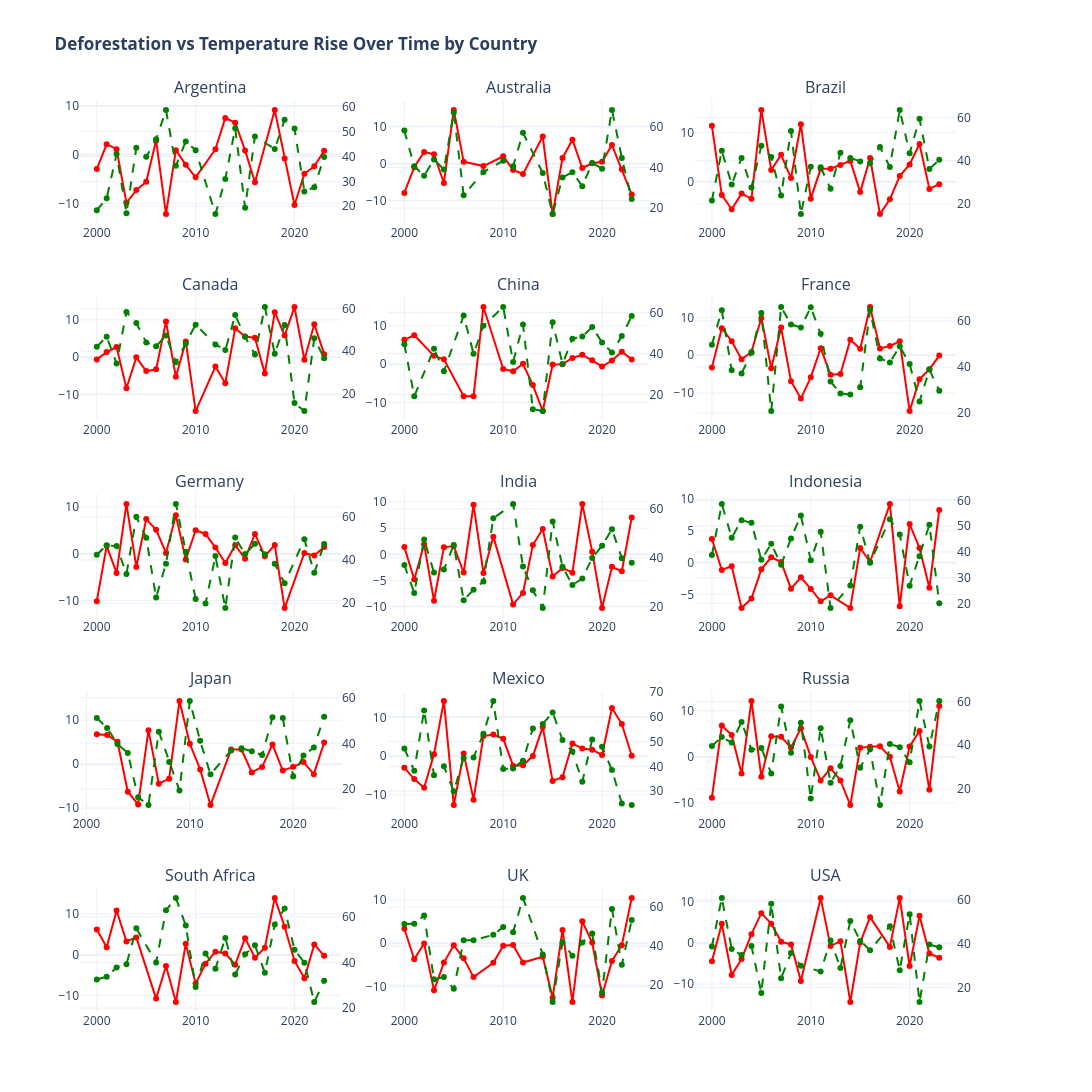

Notebook code for this chart:
### Markdown cell above
### Impact of Deforestation on Temperature Rise Over Time (2000–2024)

### Code cell
import plotly.graph_objects as go
from plotly.subplots import make_subplots

countries = sorted(df["Country"].unique())
num_cols = 3
num_rows = (len(countries) + num_cols - 1) // num_cols

fig = make_subplots(
    rows=num_rows,
    cols=num_cols,
    subplot_titles=countries,
    vertical_spacing=0.08,
    horizontal_spacing=0.05,
    specs=[[{"secondary_y": True} for _ in range(num_cols)] for _ in range(num_rows)]
)

row_idx = 1
col_idx = 1

for country in countries:
    country_df = df[df["Country"] == country].sort_values("Year")
        # Temperature Deviation
    fig.add_trace(
        go.Scatter(
            x=country_df["Year"],
            y=country_df["Temp_Deviation"],
            mode="lines+markers",
            name="Temp Deviation",
            line=dict(color="red", width=2),
            showlegend=False
        ),
        row=row_idx, col=col_idx, secondary_y=False
    )

    # Forest Area
    fig.add_trace(
        go.Scatter(
            x=country_df["Year"],
            y=country_df["Forest Area (%)"],
            mode="lines+markers",
            name="Forest Area",
            line=dict(color="green", width=2, dash="dash"),
            showlegend=False
        ),
        row=row_idx, col=col_idx, secondary_y=True
    )

    col_idx += 1
    if col_idx > num_cols:
        col_idx = 1
        row_idx += 1

fig.update_layout(
    title="<b>Deforestation vs Temperature Rise Over Time by Country</b>",
    height=300*num_rows,
    width=1200,
    template="plotly_white"
)

fig.show()

### Figure 1 — Plotly figure (JSON) as saved in the notebook; plotly's stock layout.template omitted (floating-point values rounded to 4 significant figures)
{"data": [{"line": {"color": "red", "width": 2}, "mode": "lines+markers", "name": "Temp Deviation", "showlegend": false, "type": "scatter", "x": [2000, 2001, 2002, 2003, 2004, 2005, 2006, 2007, 2008, 2009, 2010, 2012, 2013, 2014, 2015, 2016, 2018, 2019, 2020, 2021, 2022, 2023], "xaxis": "x", "y": [-2.962, 2.113, 1.088, -9.862, -7.262, -5.578, 2.888, -12.16, 0.8985, -2.095, -4.662, 1.088, 7.458, 6.505, 0.8385, -5.662, 9.105, -0.8282, -10.29, -3.928, -2.412, 0.7718], "yaxis": "y"}, {"line": {"color": "green", "dash": "dash", "width": 2}, "mode": "lines+markers", "name": "Forest Area", "showlegend": false, "type": "scatter", "x": [2000, 2001, 2002, 2003, 2004, 2005, 2006, 2007, 2008, 2009, 2010, 2012, 2013, 2014, 2015, 2016, 2018, 2019, 2020, 2021, 2022, 2023], "xaxis": "x", "y": [18.4, 23.2, 41.0, 17.2, 43.5, 39.87, 46.88, 58.7, 36.24, 46.07, 42.5, 16.85, 30.9, 51.37, 19.4, 48.05, 43.03, 54.73, 51.2, 25.9, 27.6, 39.8], "yaxis": "y2"}, {"line": {"color": "red", "width": 2}, "mode": "lines+markers", "name": "Temp Deviation", "showlegend": false, "type": "scatter", "x": [2000, 2001, 2002, 2003, 2004, 2005, 2006, 2008, 2010, 2011, 2012, 2014, 2015, 2016, 2017, 2018, 2019, 2020, 2021, 2022, 2023], "xaxis": "x2", "y": [-7.928, -0.9615, 3.163, 2.538, -5.242, 14.54, 0.5385, -0.6615, 1.972, -1.702, -2.812, 7.338, -13.66, 1.538, 6.488, -1.187, 0.09846, 0.4885, 5.038, -1.528, -8.362], "yaxis": "y3"}, {"line": {"color": "green", "dash": "dash", "width": 2}, "mode": "lines+markers", "name": "Forest Area", "showlegend": false, "type": "scatter", "x": [2000, 2001, 2002, 2003, 2004, 2005, 2006, 2008, 2010, 2011, 2012, 2014, 2015, 2016, 2017, 2018, 2019, 2020, 2021, 2022, 2023], "xaxis": "x2", "y": [58.13, 40.55, 35.88, 43.87, 38.96, 67.1, 26.3, 37.7, 43.27, 40.6, 57.05, 37.2, 17.0, 35.0, 37.65, 30.73, 42.18, 39.38, 68.3, 44.67, 24.4], "yaxis": "y4"}, {"line": {"color": "red", "width": 2}, "mode": "lines+markers", "name": "Temp Deviation", "showlegend": false, "type": "scatter", "x": [2000, 2001, 2002, 2003, 2004, 2005, 2006, 2007, 2008, 2009, 2010, 2011, 2012, 2013, 2014, 2015, 2016, 2017, 2018, 2019, 2020, 2021, 2022, 2023], "xaxis": "x3", "y": [11.34, -2.712, -5.595, -2.412, -3.462, 14.54, 2.372, 5.438, 0.7385, 11.64, -3.442, 2.61, 2.638, 3.372, 4.213, -2.112, 4.798, -6.562, -3.562, 1.138, 3.498, 7.638, -1.462, -0.5115], "yaxis": "y5"}, {"line": {"color": "green", "dash": "dash", "width": 2}, "mode": "lines+markers", "name": "Forest Area", "showlegend": false, "type": "scatter", "x": [2000, 2001, 2002, 2003, 2004, 2005, 2006, 2007, 2008, 2009, 2010, 2011, 2012, 2013, 2014, 2015, 2016, 2017, 2018, 2019, 2020, 2021, 2022, 2023], "xaxis": "x3", "y": [21.7, 44.65, 29.03, 41.25, 27.7, 46.9, 41.67, 24.0, 53.72, 15.4, 37.18, 37.0, 27.03, 43.63, 41.27, 39.65, 38.78, 46.3, 37.1, 63.4, 43.48, 59.3, 36.2, 40.4], "yaxis": "y6"}, {"line": {"color": "red", "width": 2}, "mode": "lines+markers", "name": "Temp Deviation", "showlegend": false, "type": "scatter", "x": [2000, 2001, 2002, 2003, 2004, 2005, 2006, 2007, 2008, 2009, 2010, 2012, 2013, 2014, 2015, 2016, 2017, 2018, 2019, 2020, 2021, 2022, 2023], "xaxis": "x4", "y": [-0.5615, 1.388, 2.738, -8.262, -0.01154, -3.676, -3.228, 9.538, -5.228, 4.238, -14.36, -2.482, -6.945, 7.738, 5.538, 5.188, -4.362, 12.04, 5.788, 13.44, -0.6615, 8.838, 0.8385], "yaxis": "y7"}, {"line": {"color": "green", "dash": "dash", "width": 2}, "mode": "lines+markers", "name": "Forest Area", "showlegend": false, "type": "scatter", "x": [2000, 2001, 2002, 2003, 2004, 2005, 2006, 2007, 2008, 2009, 2010, 2012, 2013, 2014, 2015, 2016, 2017, 2018, 2019, 2020, 2021, 2022, 2023], "xaxis": "x4", "y": [42.1, 46.75, 34.26, 58.3, 53.17, 44.1, 42.27, 47.3, 34.8, 43.6, 52.4, 43.14, 40.5, 56.9, 46.7, 38.42, 60.7, 38.8, 52.2, 15.7, 11.95, 46.0, 36.7], "yaxis": "y8"}, {"line": {"color": "red", "width": 2}, "mode": "lines+markers", "name": "Temp Deviation", "showlegend": false, "type": "scatter", "x": [2000, 2001, 2003, 2004, 2006, 2007, 2008, 2010, 2011, 2012, 2013, 2014, 2015, 2016, 2017, 2018, 2019, 2020, 2021, 2022, 2023], "xaxis": "x5", "y": [6.338, 7.538, 2.158, 1.278, -8.362, -8.362, 14.94, -1.262, -1.882, 0.1051, -5.462, -12.26, -0.09488, -0.03654, 1.613, 2.422, 0.9885, -0.6415, 0.9385, 3.238, 1.238], "yaxis": "y9"}, {"line": {"color": "green", "dash": "dash", "width": 2}, "mode": "lines+markers", "name": "Forest Area", "showlegend": false, "type": "scatter", "x": [2000, 2001, 2003, 2004, 2006, 2007, 2008, 2010, 2011, 2012, 2013, 2014, 2015, 2016, 2017, 2018, 2019, 2020, 2021, 2022, 2023], "xaxis": "x5", "y": [44.52, 19.2, 42.3, 31.32, 58.5, 39.87, 53.5, 62.67, 35.84, 54.1, 12.9, 12.0, 55.2, 34.95, 47.2, 48.23, 52.95, 45.4, 40.53, 48.5, 58.27], "yaxis": "y10"}, {"line": {"color": "red", "width": 2}, "mode": "lines+markers", "name": "Temp Deviation", "showlegend": false, "type": "scatter", "x": [2000, 2001, 2002, 2003, 2004, 2005, 2006, 2007, 2008, 2009, 2010, 2011, 2012, 2013, 2014, 2015, 2016, 2017, 2018, 2019, 2020, 2021, 2022, 2023], "xaxis": "x6", "y": [-3.262, 7.138, 3.672, -1.095, 0.8385, 9.838, -3.462, 7.305, -6.862, -11.46, -5.862, 1.838, -5.162, -4.995, 4.081, 1.698, 12.74, 1.788, 2.405, 3.672, -14.76, -6.362, -3.712, -0.1115], "yaxis": "y11"}, {"line": {"color": "green", "dash": "dash", "width": 2}, "mode": "lines+markers", "name": "Forest Area", "showlegend": false, "type": "scatter", "x": [2000, 2001, 2002, 2003, 2004, 2005, 2006, 2007, 2008, 2009, 2010, 2011, 2012, 2013, 2014, 2015, 2016, 2017, 2018, 2019, 2020, 2021, 2022, 2023], "xaxis": "x6", "y": [49.7, 64.6, 38.6, 37.23, 46.2, 63.4, 20.93, 66.03, 58.47, 57.1, 65.9, 54.4, 33.74, 28.57, 28.1, 31.28, 64.8, 43.75, 42.0, 48.97, 41.3, 25.1, 38.9, 29.7], "yaxis": "y12"}, {"line": {"color": "red", "width": 2}, "mode": "lines+markers", "name": "Temp Deviation", "showlegend": false, "type": "scatter", "x": [2000, 2001, 2002, 2003, 2004, 2005, 2006, 2007, 2008, 2009, 2010, 2011, 2012, 2013, 2014, 2015, 2016, 2017, 2018, 2019, 2021, 2022, 2023], "xaxis": "x7", "y": [-10.11, 1.705, -4.062, 10.64, -2.787, 7.405, 5.138, 0.1956, 8.238, -1.228, 5.038, 4.238, 1.338, -1.962, 1.838, -1.028, 4.238, -0.5115, 1.888, -11.56, 0.1885, -0.3615, 1.438], "yaxis": "y13"}, {"line": {"color": "green", "dash": "dash", "width": 2}, "mode": "lines+markers", "name": "Forest Area", "showlegend": false, "type": "scatter", "x": [2000, 2001, 2002, 2003, 2004, 2005, 2006, 2007, 2008, 2009, 2010, 2011, 2012, 2013, 2014, 2015, 2016, 2017, 2018, 2019, 2021, 2022, 2023], "xaxis": "x7", "y": [42.4, 46.8, 46.45, 33.5, 60.0, 50.37, 22.6, 38.27, 66.0, 43.87, 21.9, 19.8, 41.85, 17.7, 50.4, 42.73, 47.5, 42.7, 38.2, 29.2, 49.6, 34.04, 47.4], "yaxis": "y14"}, {"line": {"color": "red", "width": 2}, "mode": "lines+markers", "name": "Temp Deviation", "showlegend": false, "type": "scatter", "x": [2000, 2001, 2002, 2003, 2004, 2005, 2006, 2007, 2008, 2009, 2011, 2012, 2013, 2014, 2015, 2016, 2017, 2018, 2019, 2020, 2021, 2022, 2023], "xaxis": "x8", "y": [1.388, -4.812, 1.922, -8.862, 1.338, 1.588, -3.462, 9.472, -3.562, 3.388, -9.562, -7.362, 1.788, 4.838, -4.212, -2.587, -3.495, 9.638, 0.5185, -10.26, -2.382, -3.228, 7.038], "yaxis": "y15"}, {"line": {"color": "green", "dash": "dash", "width": 2}, "mode": "lines+markers", "name": "Forest Area", "showlegend": false, "type": "scatter", "x": [2000, 2001, 2002, 2003, 2004, 2005, 2006, 2007, 2008, 2009, 2011, 2012, 2013, 2014, 2015, 2016, 2017, 2018, 2019, 2020, 2021, 2022, 2023], "xaxis": "x8", "y": [37.0, 25.55, 47.47, 33.87, 35.15, 45.19, 22.6, 26.87, 30.2, 56.1, 62.0, 36.4, 26.65, 19.35, 54.85, 36.23, 28.83, 31.43, 39.84, 44.9, 51.66, 39.77, 37.9], "yaxis": "y16"}, {"line": {"color": "red", "width": 2}, "mode": "lines+markers", "name": "Temp Deviation", "showlegend": false, "type": "scatter", "x": [2000, 2001, 2002, 2003, 2004, 2005, 2006, 2007, 2008, 2009, 2010, 2011, 2012, 2014, 2015, 2016, 2018, 2019, 2020, 2021, 2022, 2023], "xaxis": "x9", "y": [3.724, -1.162, -0.5615, -7.162, -5.662, -1.062, 0.8385, 0.08132, -4.112, -2.312, -4.142, -6.095, -5.162, -7.137, 2.305, 0.08846, 9.238, -6.895, 6.072, 2.305, -3.962, 8.288], "yaxis": "y17"}, {"line": {"color": "green", "dash": "dash", "width": 2}, "mode": "lines+markers", "name": "Forest Area", "showlegend": false, "type": "scatter", "x": [2000, 2001, 2002, 2003, 2004, 2005, 2006, 2007, 2008, 2009, 2010, 2011, 2012, 2014, 2015, 2016, 2018, 2019, 2020, 2021, 2022, 2023], "xaxis": "x9", "y": [38.84, 58.6, 45.52, 52.3, 51.28, 36.95, 43.12, 34.99, 45.25, 54.1, 36.76, 47.8, 18.25, 26.95, 49.8, 35.85, 52.7, 46.73, 26.9, 38.32, 50.5, 20.1], "yaxis": "y18"}, {"line": {"color": "red", "width": 2}, "mode": "lines+markers", "name": "Temp Deviation", "showlegend": false, "type": "scatter", "x": [2001, 2002, 2003, 2004, 2005, 2006, 2007, 2008, 2009, 2010, 2011, 2012, 2014, 2015, 2016, 2017, 2018, 2019, 2020, 2021, 2022, 2023], "xaxis": "x10", "y": [6.788, 6.638, 5.105, -6.282, -9.162, 7.738, -4.462, -3.312, 14.39, 4.638, -1.195, -9.312, 3.338, 3.338, -1.887, -0.6215, 4.458, -1.462, -0.6115, 0.4635, -2.282, 4.938], "yaxis": "y19"}, {"line": {"color": "green", "dash": "dash", "width": 2}, "mode": "lines+markers", "name": "Forest Area", "showlegend": false, "type": "scatter", "x": [2001, 2002, 2003, 2004, 2005, 2006, 2007, 2008, 2009, 2010, 2011, 2012, 2014, 2015, 2016, 2017, 2018, 2019, 2020, 2021, 2022, 2023], "xaxis": "x10", "y": [51.15, 46.7, 39.67, 35.74, 16.3, 12.9, 45.1, 31.8, 19.25, 58.6, 41.1, 26.4, 36.9, 37.8, 36.55, 34.84, 51.42, 51.1, 25.4, 34.7, 38.2, 51.65], "yaxis": "y20"}, {"line": {"color": "red", "width": 2}, "mode": "lines+markers", "name": "Temp Deviation", "showlegend": false, "type": "scatter", "x": [2000, 2001, 2002, 2003, 2004, 2005, 2006, 2007, 2008, 2009, 2010, 2011, 2012, 2013, 2014, 2015, 2016, 2017, 2018, 2019, 2020, 2021, 2022, 2023], "xaxis": "x11", "y": [-2.962, -5.922, -8.162, 0.5385, 14.34, -12.66, 0.6885, -11.26, 5.238, 5.638, 4.505, -2.462, -2.362, 0.03846, 7.605, -6.412, -5.462, 3.313, 1.988, 1.705, 0.3385, 12.51, 8.338, 0.1385], "yaxis": "y21"}, {"line": {"color": "green", "dash": "dash", "width": 2}, "mode": "lines+markers", "name": "Forest Area", "showlegend": false, "type": "scatter", "x": [2000, 2001, 2002, 2003, 2004, 2005, 2006, 2007, 2008, 2009, 2010, 2011, 2012, 2013, 2014, 2015, 2016, 2017, 2018, 2019, 2020, 2021, 2022, 2023], "xaxis": "x11", "y": [47.15, 38.26, 62.5, 36.43, 40.0, 30.0, 43.4, 43.6, 53.1, 66.3, 38.97, 39.14, 42.3, 55.25, 57.07, 61.7, 50.6, 45.98, 33.8, 50.83, 47.9, 38.5, 25.1, 24.45], "yaxis": "y22"}, {"line": {"color": "red", "width": 2}, "mode": "lines+markers", "name": "Temp Deviation", "showlegend": false, "type": "scatter", "x": [2000, 2001, 2002, 2003, 2004, 2005, 2006, 2007, 2008, 2009, 2010, 2011, 2012, 2013, 2014, 2015, 2016, 2017, 2018, 2019, 2020, 2021, 2022, 2023], "xaxis": "x12", "y": [-8.862, 6.788, 4.738, -3.628, 12.14, -4.312, 4.472, 4.338, 2.038, 6.188, -0.01154, -5.137, -2.462, -5.112, -10.46, 1.988, 2.205, 2.288, 0.03846, -7.512, 2.253, 5.638, -7.162, 11.04], "yaxis": "y23"}, {"line": {"color": "green", "dash": "dash", "width": 2}, "mode": "lines+markers", "name": "Forest Area", "showlegend": false, "type": "scatter", "x": [2000, 2001, 2002, 2003, 2004, 2005, 2006, 2007, 2008, 2009, 2010, 2011, 2012, 2013, 2014, 2015, 2016, 2017, 2018, 2019, 2020, 2021, 2022, 2023], "xaxis": "x12", "y": [39.65, 43.75, 41.16, 50.6, 37.95, 38.7, 27.07, 57.66, 36.52, 50.25, 15.65, 47.75, 22.8, 30.48, 51.4, 29.72, 38.17, 12.65, 40.5, 39.1, 32.16, 60.2, 39.4, 60.2], "yaxis": "y24"}, {"line": {"color": "red", "width": 2}, "mode": "lines+markers", "name": "Temp Deviation", "showlegend": false, "type": "scatter", "x": [2000, 2001, 2002, 2003, 2004, 2006, 2007, 2008, 2009, 2010, 2011, 2012, 2013, 2014, 2015, 2016, 2017, 2018, 2019, 2020, 2021, 2022, 2023], "xaxis": "x13", "y": [6.253, 1.863, 10.94, 3.305, 4.288, -10.81, -2.762, -11.66, 2.738, -7.112, -2.195, 0.7785, 0.3385, -2.428, 4.113, -0.7215, 1.738, 14.04, 6.938, -1.502, -5.795, 2.563, -0.2615], "yaxis": "y25"}, {"line": {"color": "green", "dash": "dash", "width": 2}, "mode": "lines+markers", "name": "Forest Area", "showlegend": false, "type": "scatter", "x": [2000, 2001, 2002, 2003, 2004, 2006, 2007, 2008, 2009, 2010, 2011, 2012, 2013, 2014, 2015, 2016, 2017, 2018, 2019, 2020, 2021, 2022, 2023], "xaxis": "x13", "y": [32.51, 33.75, 37.85, 39.27, 54.95, 40.0, 62.9, 68.3, 56.23, 29.2, 43.9, 37.22, 50.77, 34.68, 43.62, 47.56, 35.5, 56.6, 63.7, 45.6, 39.9, 22.65, 32.0], "yaxis": "y26"}, {"line": {"color": "red", "width": 2}, "mode": "lines+markers", "name": "Temp Deviation", "showlegend": false, "type": "scatter", "x": [2000, 2001, 2002, 2003, 2004, 2005, 2006, 2007, 2009, 2010, 2011, 2012, 2014, 2015, 2016, 2017, 2018, 2019, 2020, 2021, 2022, 2023], "xaxis": "x14", "y": [3.326, -3.712, -0.06154, -10.86, -4.462, -0.4949, -3.487, -7.812, -4.512, -0.5615, -0.4115, -4.462, -3.112, -12.56, 3.063, -13.56, 5.038, 0.1635, -12.06, -4.087, -0.4615, 10.44], "yaxis": "y27"}, {"line": {"color": "green", "dash": "dash", "width": 2}, "mode": "lines+markers", "name": "Forest Area", "showlegend": false, "type": "scatter", "x": [2000, 2001, 2002, 2003, 2004, 2005, 2006, 2007, 2009, 2010, 2011, 2012, 2014, 2015, 2016, 2017, 2018, 2019, 2020, 2021, 2022, 2023], "xaxis": "x14", "y": [51.29, 51.42, 55.7, 22.9, 24.1, 18.0, 42.98, 43.0, 45.75, 49.8, 47.08, 64.75, 35.65, 11.2, 42.0, 35.0, 41.88, 46.45, 16.1, 59.02, 30.4, 53.35], "yaxis": "y28"}, {"line": {"color": "red", "width": 2}, "mode": "lines+markers", "name": "Temp Deviation", "showlegend": false, "type": "scatter", "x": [2000, 2001, 2002, 2003, 2004, 2005, 2006, 2007, 2008, 2009, 2011, 2012, 2013, 2014, 2015, 2016, 2018, 2019, 2020, 2021, 2022, 2023], "xaxis": "x15", "y": [-4.422, 4.638, -7.795, -3.912, 2.138, 7.238, 4.678, 0.3051, -0.3615, -9.237, 10.94, -0.7615, 0.4385, -14.36, 0.08132, 6.272, -0.9615, 10.94, -5.612, 6.588, -2.576, -3.604], "yaxis": "y29"}, {"line": {"color": "green", "dash": "dash", "width": 2}, "mode": "lines+markers", "name": "Forest Area", "showlegend": false, "type": "scatter", "x": [2000, 2001, 2002, 2003, 2004, 2005, 2006, 2007, 2008, 2009, 2011, 2012, 2013, 2014, 2015, 2016, 2018, 2019, 2020, 2021, 2022, 2023], "xaxis": "x15", "y": [38.78, 60.9, 37.63, 34.93, 39.0, 17.7, 58.3, 24.4, 35.9, 30.02, 27.45, 41.57, 29.0, 50.4, 41.36, 37.13, 48.0, 28.07, 53.5, 13.55, 39.74, 38.41], "yaxis": "y30"}], "layout": {"annotations": [{"font": {"size": 16}, "showarrow": false, "text": "Argentina", "x": 0.14, "xanchor": "center", "xref": "paper", "y": 1.0, "yanchor": "bottom", "yref": "paper"}, {"font": {"size": 16}, "showarrow": false, "text": "Australia", "x": 0.47, "xanchor": "center", "xref": "paper", "y": 1.0, "yanchor": "bottom", "yref": "paper"}, {"font": {"size": 16}, "showarrow": false, "text": "Brazil", "x": 0.8, "xanchor": "center", "xref": "paper", "y": 1.0, "yanchor": "bottom", "yref": "paper"}, {"font": {"size": 16}, "showarrow": false, "text": "Canada", "x": 0.14, "xanchor": "center", "xref": "paper", "y": 0.784, "yanchor": "bottom", "yref": "paper"}, {"font": {"size": 16}, "showarrow": false, "text": "China", "x": 0.47, "xanchor": "center", "xref": "paper", "y": 0.784, "yanchor": "bottom", "yref": "paper"}, {"font": {"size": 16}, "showarrow": false, "text": "France", "x": 0.8, "xanchor": "center", "xref": "paper", "y": 0.784, "yanchor": "bottom", "yref": "paper"}, {"font": {"size": 16}, "showarrow": false, "text": "Germany", "x": 0.14, "xanchor": "center", "xref": "paper", "y": 0.568, "yanchor": "bottom", "yref": "paper"}, {"font": {"size": 16}, "showarrow": false, "text": "India", "x": 0.47, "xanchor": "center", "xref": "paper", "y": 0.568, "yanchor": "bottom", "yref": "paper"}, {"font": {"size": 16}, "showarrow": false, "text": "Indonesia", "x": 0.8, "xanchor": "center", "xref": "paper", "y": 0.568, "yanchor": "bottom", "yref": "paper"}, {"font": {"size": 16}, "showarrow": false, "text": "Japan", "x": 0.14, "xanchor": "center", "xref": "paper", "y": 0.352, "yanchor": "bottom", "yref": "paper"}, {"font": {"size": 16}, "showarrow": false, "text": "Mexico", "x": 0.47, "xanchor": "center", "xref": "paper", "y": 0.352, "yanchor": "bottom", "yref": "paper"}, {"font": {"size": 16}, "showarrow": false, "text": "Russia", "x": 0.8, "xanchor": "center", "xref": "paper", "y": 0.352, "yanchor": "bottom", "yref": "paper"}, {"font": {"size": 16}, "showarrow": false, "text": "South Africa", "x": 0.14, "xanchor": "center", "xref": "paper", "y": 0.136, "yanchor": "bottom", "yref": "paper"}, {"font": {"size": 16}, "showarrow": false, "text": "UK", "x": 0.47, "xanchor": "center", "xref": "paper", "y": 0.136, "yanchor": "bottom", "yref": "paper"}, {"font": {"size": 16}, "showarrow": false, "text": "USA", "x": 0.8, "xanchor": "center", "xref": "paper", "y": 0.136, "yanchor": "bottom", "yref": "paper"}], "height": 1500, "title": {"text": "<b>Deforestation vs Temperature Rise Over Time by Country</b>"}, "width": 1200, "xaxis": {"anchor": "y", "domain": [0, 0.28]}, "xaxis10": {"anchor": "y19", "domain": [0, 0.28]}, "xaxis11": {"anchor": "y21", "domain": [0.33, 0.61]}, "xaxis12": {"anchor": "y23", "domain": [0.66, 0.94]}, "xaxis13": {"anchor": "y25", "domain": [0, 0.28]}, "xaxis14": {"anchor": "y27", "domain": [0.33, 0.61]}, "xaxis15": {"anchor": "y29", "domain": [0.66, 0.94]}, "xaxis2": {"anchor": "y3", "domain": [0.33, 0.61]}, "xaxis3": {"anchor": "y5", "domain": [0.66, 0.94]}, "xaxis4": {"anchor": "y7", "domain": [0, 0.28]}, "xaxis5": {"anchor": "y9", "domain": [0.33, 0.61]}, "xaxis6": {"anchor": "y11", "domain": [0.66, 0.94]}, "xaxis7": {"anchor": "y13", "domain": [0, 0.28]}, "xaxis8": {"anchor": "y15", "domain": [0.33, 0.61]}, "xaxis9": {"anchor": "y17", "domain": [0.66, 0.94]}, "yaxis": {"anchor": "x", "domain": [0.864, 1.0]}, "yaxis10": {"anchor": "x5", "overlaying": "y9", "side": "right"}, "yaxis11": {"anchor": "x6", "domain": [0.648, 0.784]}, "yaxis12": {"anchor": "x6", "overlaying": "y11", "side": "right"}, "yaxis13": {"anchor": "x7", "domain": [0.432, 0.568]}, "yaxis14": {"anchor": "x7", "overlaying": "y13", "side": "right"}, "yaxis15": {"anchor": "x8", "domain": [0.432, 0.568]}, "yaxis16": {"anchor": "x8", "overlaying": "y15", "side": "right"}, "yaxis17": {"anchor": "x9", "domain": [0.432, 0.568]}, "yaxis18": {"anchor": "x9", "overlaying": "y17", "side": "right"}, "yaxis19": {"anchor": "x10", "domain": [0.216, 0.352]}, "yaxis2": {"anchor": "x", "overlaying": "y", "side": "right"}, "yaxis20": {"anchor": "x10", "overlaying": "y19", "side": "right"}, "yaxis21": {"anchor": "x11", "domain": [0.216, 0.352]}, "yaxis22": {"anchor": "x11", "overlaying": "y21", "side": "right"}, "yaxis23": {"anchor": "x12", "domain": [0.216, 0.352]}, "yaxis24": {"anchor": "x12", "overlaying": "y23", "side": "right"}, "yaxis25": {"anchor": "x13", "domain": [0, 0.136]}, "yaxis26": {"anchor": "x13", "overlaying": "y25", "side": "right"}, "yaxis27": {"anchor": "x14", "domain": [0, 0.136]}, "yaxis28": {"anchor": "x14", "overlaying": "y27", "side": "right"}, "yaxis29": {"anchor": "x15", "domain": [0, 0.136]}, "yaxis3": {"anchor": "x2", "domain": [0.864, 1.0]}, "yaxis30": {"anchor": "x15", "overlaying": "y29", "side": "right"}, "yaxis4": {"anchor": "x2", "overlaying": "y3", "side": "right"}, "yaxis5": {"anchor": "x3", "domain": [0.864, 1.0]}, "yaxis6": {"anchor": "x3", "overlaying": "y5", "side": "right"}, "yaxis7": {"anchor": "x4", "domain": [0.648, 0.784]}, "yaxis8": {"anchor": "x4", "overlaying": "y7", "side": "right"}, "yaxis9": {"anchor": "x5", "domain": [0.648, 0.784]}}}
